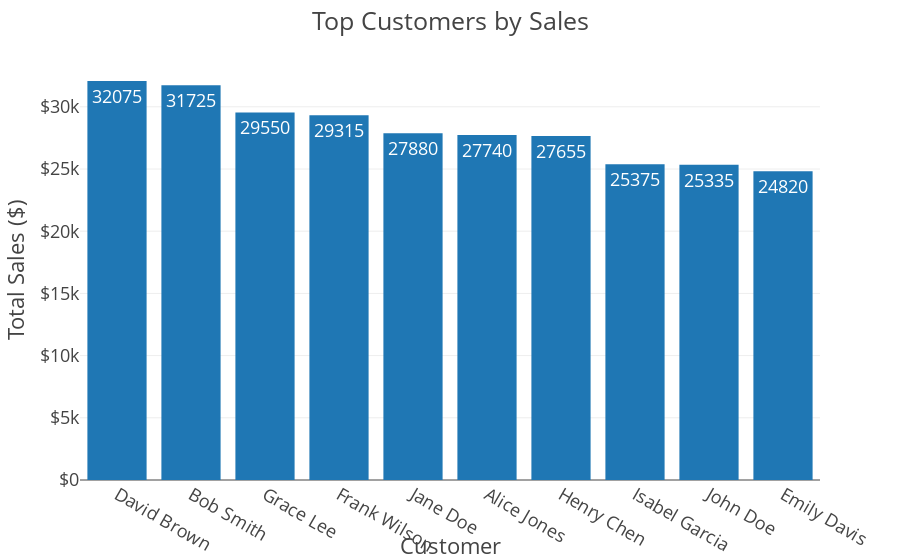

Notebook cell for this chart:
### Code cell
# Create the Plotly figure
fig = px.bar(df,
             x='customer_name',
             y='total_sales',
             template=plotly_template,
             text='total_sales')

# Set the layout
fig.update_layout(
    title='Top Customers by Sales',
    xaxis_title='Customer',
    yaxis_title='Total Sales ($)',
    yaxis_tickprefix='$',
)

# Show the plot
fig.show()

# Save the chart as a PNG image
fig.write_image(output_dir / 'customer_sales.png',
                width=1200,
                height=400,
                scale=4)

### Figure 1 — Plotly figure (JSON) as saved in the notebook; plotly's stock layout.template omitted (floating-point values rounded to 4 significant figures)
{"data": [{"alignmentgroup": "True", "hovertemplate": "customer_name=%{x}<br>total_sales=%{text}<extra></extra>", "legendgroup": "", "marker": {"color": "#1F77B4", "pattern": {"shape": ""}}, "name": "", "offsetgroup": "", "orientation": "v", "showlegend": false, "text": [32075, 31725, 29550, 29315, 27880, 27740, 27655, 25375, 25335, 24820], "textposition": "auto", "type": "bar", "x": ["David Brown", "Bob Smith", "Grace Lee", "Frank Wilson", "Jane Doe", "Alice Jones", "Henry Chen", "Isabel Garcia", "John Doe", "Emily Davis"], "xaxis": "x", "y": [32075, 31725, 29550, 29315, 27880, 27740, 27655, 25375, 25335, 24820], "yaxis": "y"}], "layout": {"barmode": "relative", "legend": {"tracegroupgap": 0}, "margin": {"t": 60}, "title": {"text": "Top Customers by Sales"}, "xaxis": {"anchor": "y", "domain": [0, 1], "title": {"text": "Customer"}}, "yaxis": {"anchor": "x", "domain": [0, 1], "tickprefix": "$", "title": {"text": "Total Sales ($)"}}}}
